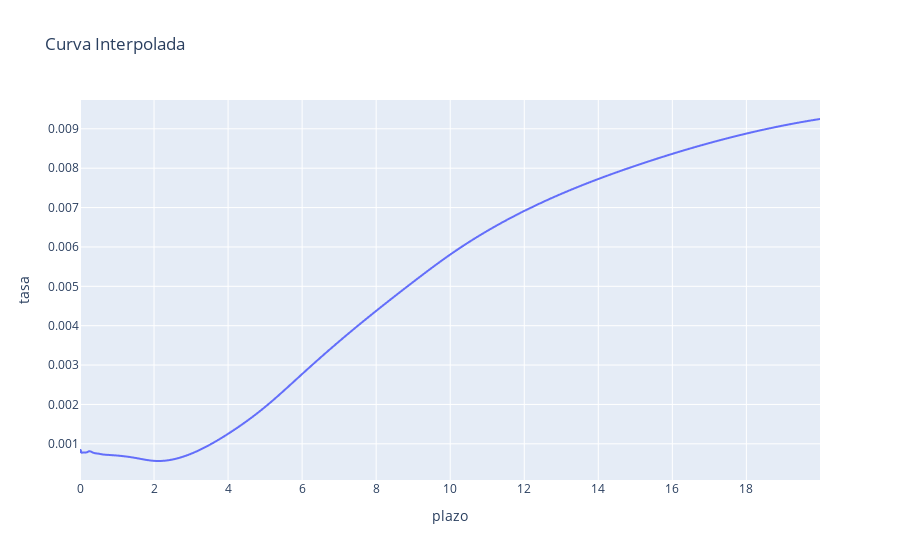

Notebook code for this chart:
### Code cell
fig = px.line(
    df_result,
    x='plazo',
    y='tasa',
    title=f'Curva Interpolada'
)
fig.show()

### Figure 1 — Plotly figure (JSON) as saved in the notebook; plotly's stock layout.template omitted (floating-point values rounded to 4 significant figures; data arrays with more than 128 entries replaced by an {"elided": "..."} marker saying what was removed)
{"data": [{"hovertemplate": "plazo=%{x}<br>tasa=%{y}<extra></extra>", "legendgroup": "", "line": {"color": "#636efa", "dash": "solid"}, "mode": "lines", "name": "", "showlegend": false, "type": "scattergl", "x": {"elided": "1800 float values"}, "xaxis": "x", "y": {"elided": "1800 float values"}, "yaxis": "y"}], "layout": {"legend": {"tracegroupgap": 0}, "title": {"text": "Curva Interpolada"}, "xaxis": {"anchor": "y", "domain": [0, 1], "title": {"text": "plazo"}}, "yaxis": {"anchor": "x", "domain": [0, 1], "title": {"text": "tasa"}}}}
